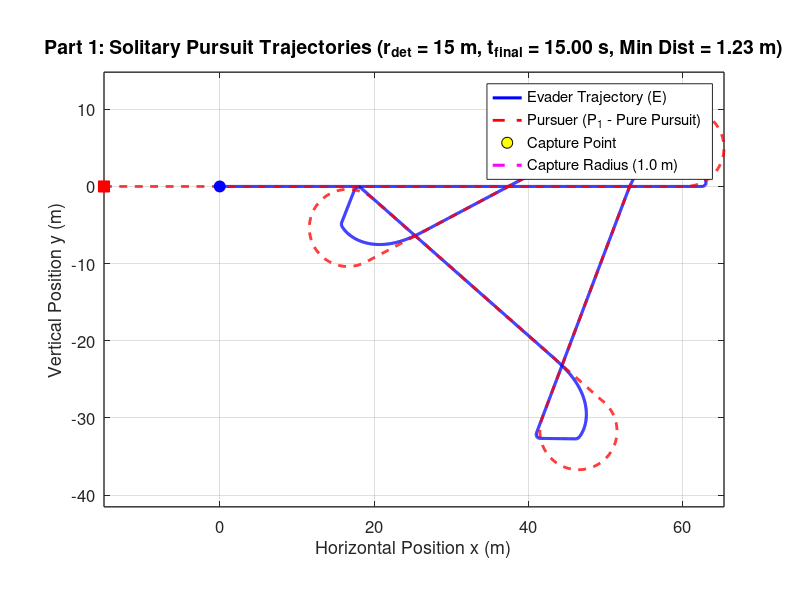

Write the MATLAB code that produced this figure. (Note: this script raises an error after producing the figure.)
% strategy_1_realistic_radius.m
% Part 1: Solitary Hunting with a realistic pursuer turning radius
clear; clc; close all;
addpath(fileparts(mfilename('fullpath')));

%% 1. Model Parameters
v_p = 60 / 3.6;          % Pursuer speed (16.67 m/s)
v_e = 50 / 3.6;          % Evader speed (13.89 m/s)
R_p = 5.0;               % Pursuer min turning radius (m)
R_e = 0.5;               % Evader min turning radius (m)

w_p_max = v_p / R_p;     % Max angular velocity of pursuer (3.33 rad/s)
w_e_max = v_e / R_e;     % Max angular velocity of evader (27.78 rad/s)

l_cap = 1.0;             % Capture radius (m)
r_det = 25.0;            % Initial detection distance (m) [15, 50]
r_jink = 2.5;            % Critical distance where prey triggers jink (m)
T_max = 15.0;            % Raptor stamina limit (s)
dt = 0.005;              % Time step (s)
N = round(T_max / dt);
start_distances = [15, 20, 25, 30, 35];
start_angles = deg2rad([0, 15, -15, 30, -30]);
strategy_root = fileparts(fileparts(mfilename('fullpath')));
plot_folder = fullfile(strategy_root, 'plots', 'realistic');
animation_folder = fullfile(strategy_root, 'animations', 'realistic');
if ~exist(plot_folder, 'dir')
    mkdir(plot_folder);
end
if ~exist(animation_folder, 'dir')
    mkdir(animation_folder);
end
final_capture_times = zeros(1, numel(start_distances));

for scenario = 1:5
r_det = start_distances(scenario);
%% 2. Initial Conditions (t = 0)
alpha_1 = start_angles(scenario);

% Preallocate state arrays
x_E = zeros(1, N); y_E = zeros(1, N); theta_E = zeros(1, N);
x_P = zeros(1, N); y_P = zeros(1, N); theta_P = zeros(1, N);
dist_P = zeros(1, N);
t_vec = (0:N-1) * dt;

% Set t = 0 values
x_E(1) = 0; y_E(1) = 0; theta_E(1) = 0;
x_P(1) = -r_det * cos(alpha_1);
y_P(1) =  r_det * sin(alpha_1);
theta_P(1) = 0;

captured = false;
end_idx = N;
is_jinking = false;
theta_target = 0;
optimal_angle = deg2rad(110);

%% 3. Time-Stepping Simulation Loop (Forward Euler)
for k = 1:N-1
    dist_P(k) = hypot(x_E(k) - x_P(k), y_E(k) - y_P(k));
    
    if dist_P(k) <= l_cap
        captured = true;
        end_idx = k;
        break;
    end
    
    % --- Pursuer Control (Pure Pursuit) ---
    theta_LOS = atan2(y_E(k) - y_P(k), x_E(k) - x_P(k));
    dtheta_P = atan2(sin(theta_LOS - theta_P(k)), cos(theta_LOS - theta_P(k)));
    if abs(dtheta_P) <= w_p_max * dt
        w_P = dtheta_P / dt;
    else
        w_P = w_p_max * sign(dtheta_P);
    end
    
    % --- Evader Control (Break Turn with Overshoot Reset) ---
    if is_jinking && dist_P(k) > r_jink + 1.5
        is_jinking = false;
    end

    if ~is_jinking && dist_P(k) <= r_jink
        is_jinking = true;
        theta_target = theta_LOS + optimal_angle;
    end

    if is_jinking
        dtheta_E = atan2(sin(theta_target - theta_E(k)), ...
            cos(theta_target - theta_E(k)));
        if abs(dtheta_E) <= w_e_max * dt
            w_E = dtheta_E / dt;
        else
            w_E = w_e_max * sign(dtheta_E);
        end
    else
        theta_flee = theta_LOS;
        dtheta_E = atan2(sin(theta_flee - theta_E(k)), cos(theta_flee - theta_E(k)));
        if abs(dtheta_E) <= w_e_max * dt
            w_E = dtheta_E / dt;
        else
            w_E = w_e_max * sign(dtheta_E);
        end
    end
    
    % --- Euler Kinematic Updates ---
    x_P(k+1) = x_P(k) + v_p * cos(theta_P(k)) * dt;
    y_P(k+1) = y_P(k) + v_p * sin(theta_P(k)) * dt;
    theta_P(k+1) = theta_P(k) + w_P * dt;
    
    x_E(k+1) = x_E(k) + v_e * cos(theta_E(k)) * dt;
    y_E(k+1) = y_E(k) + v_e * sin(theta_E(k)) * dt;
    theta_E(k+1) = theta_E(k) + w_E * dt;
end

dist_P(end_idx) = hypot(x_E(end_idx) - x_P(end_idx), y_E(end_idx) - y_P(end_idx));
final_capture_times(scenario) = t_vec(end_idx);

%% 4. Figure 1: Combined 2D Trajectory Plot (All Players on Same Axis)
figure('Color', 'w', 'Position', [80, 80, 1050, 700]);
hold on; grid on; axis equal;

% Plot trajectories
plot(x_E(1:end_idx), y_E(1:end_idx), 'b-', 'LineWidth', 2.2, 'DisplayName', 'Evader Trajectory (E)');
plot(x_P(1:end_idx), y_P(1:end_idx), 'r--', 'LineWidth', 2.0, 'DisplayName', 'Pursuer (P_1 - Pure Pursuit)');

% Plot Start Positions (t = 0)
plot(x_E(1), y_E(1), 'bo', 'MarkerSize', 8, 'MarkerFaceColor', 'b', 'HandleVisibility', 'off');
plot(x_P(1), y_P(1), 'rs', 'MarkerSize', 8, 'MarkerFaceColor', 'r', 'HandleVisibility', 'off');

% Plot End Positions (t = T_final)
plot(x_E(end_idx), y_E(end_idx), 'ko', 'MarkerSize', 12, ...
    'MarkerFaceColor', 'y', 'DisplayName', 'Capture Point');
plot(x_P(end_idx), y_P(end_idx), 'ro', 'MarkerSize', 6, ...
    'MarkerFaceColor', 'r', 'HandleVisibility', 'off');

% Plot Capture Radius Circle around Evader's Final Position
th_circ = linspace(0, 2*pi, 100);
plot(x_E(end_idx) + l_cap*cos(th_circ), y_E(end_idx) + l_cap*sin(th_circ), ...
    'm--', 'LineWidth', 2.2, 'DisplayName', 'Capture Radius (1.0 m)');

% Show each player's final heading as a single colored arrow.
quiver(x_E(end_idx), y_E(end_idx), cos(theta_E(end_idx)), sin(theta_E(end_idx)), ...
    1.5, 'b', 'LineWidth', 1.8, 'MaxHeadSize', 2, 'HandleVisibility', 'off');
quiver(x_P(end_idx), y_P(end_idx), cos(theta_P(end_idx)), sin(theta_P(end_idx)), ...
    1.5, 'r', 'LineWidth', 1.8, 'MaxHeadSize', 2, 'HandleVisibility', 'off');

set(gca, 'FontSize', 12, 'LineWidth', 1.0, 'Box', 'on');
xlabel('Horizontal Position x (m)', 'FontSize', 13);
ylabel('Vertical Position y (m)', 'FontSize', 13);
title(sprintf('Part 1: Solitary Pursuit Trajectories (r_{det} = %.0f m, t_{final} = %.2f s, Min Dist = %.2f m)', ...
    r_det, final_capture_times(scenario), min(dist_P(1:end_idx))), 'FontSize', 14);
legend('Location', 'best');
exportgraphics(gcf, fullfile(plot_folder, sprintf('strategy_1_trajectory_%d_realistic.png', scenario)), 'Resolution', 200);
create_trajectory_animation_1(t_vec(1:end_idx), x_E(1:end_idx), y_E(1:end_idx), ...
    theta_E(1:end_idx), x_P(1:end_idx), y_P(1:end_idx), theta_P(1:end_idx), ...
    r_det, l_cap, fullfile(animation_folder, sprintf('scenario_%d.mp4', scenario)));

%% 5. Figure 2: Separation Distance Plot
figure('Color', 'w', 'Position', [180, 120, 850, 550]);
hold on; grid on;
plot(t_vec(1:end_idx), dist_P(1:end_idx), 'k-', 'LineWidth', 2.0);
yline(l_cap, 'r--', 'Capture Threshold (l = 1.0 m)', 'LineWidth', 1.5);
yline(r_jink, 'b:', 'Jink Trigger (r_{jink} = 3.0 m)', 'LineWidth', 1.5);
set(gca, 'FontSize', 12, 'LineWidth', 1.0, 'Box', 'on');
xlabel('Time t (s)', 'FontSize', 13);
ylabel('Separation Distance d_1(t) (m)', 'FontSize', 13);
title(sprintf('Part 1: Predator-Prey Separation Distance vs. Time (t_{final} = %.2f s)', ...
    final_capture_times(scenario)), 'FontSize', 14);
exportgraphics(gcf, fullfile(plot_folder, sprintf('strategy_1_separation_%d_realistic.png', scenario)), 'Resolution', 200);
close all;
end

%% 6. Jink-Distance Sweep: Capture Time Histogram
jink_distances = 1.0:0.25:8.0;
capture_times = zeros(5, numel(jink_distances));

for scenario = 1:5
    for j = 1:numel(jink_distances)
        capture_times(scenario, j) = simulate_capture_time( ...
            start_distances(scenario), start_angles(scenario), ...
            jink_distances(j), v_p, v_e, R_p, R_e, l_cap, T_max, dt, ...
            deg2rad(110));
    end
end

figure('Color', 'w', 'Position', [80, 80, 1200, 850]);
for scenario = 1:5
    subplot(3, 2, scenario);
    bar(jink_distances, capture_times(scenario, :), 1.0, ...
        'FaceColor', [0.25, 0.50, 0.85], 'EdgeColor', 'none');
    hold on; grid on;

    [max_capture_time, max_idx] = max(capture_times(scenario, :));
    plot(jink_distances(max_idx), max_capture_time, 'r^', ...
        'MarkerSize', 9, 'MarkerFaceColor', 'r');
    xline(jink_distances(max_idx), 'r--', 'LineWidth', 1.2);

    xlabel('Jink distance (m)');
    ylabel('Capture time (s)');
    title(sprintf('Scenario %d (r_{det} = %.0f m, t_{final} = %.2f s)', ...
        scenario, start_distances(scenario), final_capture_times(scenario)));
    legend('Capture time', sprintf('Maximum: %.2f m', jink_distances(max_idx)), ...
        'Location', 'best');
    set(gca, 'FontSize', 10, 'Box', 'on');
end

sgtitle('Strategy 1: Capture Time for a Range of Jink Distances (final times shown per scenario)');
exportgraphics(gcf, fullfile(plot_folder, 'strategy_1_jink_distance_capture_time_realistic.png'), ...
    'Resolution', 200);
close all;

fprintf('Strategy 1 maximum capture times by scenario:\n');
for scenario = 1:5
    [max_capture_time, max_idx] = max(capture_times(scenario, :));
    fprintf('  Scenario %d: %.2f m jink distance -> %.2f s capture time\n', ...
        scenario, jink_distances(max_idx), max_capture_time);
end

%% 7. Jink-Angle Sweep: Capture Time Histogram
angle_offsets = deg2rad(0:5:180);
angle_capture_times = zeros(5, numel(angle_offsets));

for scenario = 1:5
    for j = 1:numel(angle_offsets)
        angle_capture_times(scenario, j) = simulate_capture_time( ...
            start_distances(scenario), start_angles(scenario), r_jink, ...
            v_p, v_e, R_p, R_e, l_cap, T_max, dt, angle_offsets(j));
    end
end

figure('Color', 'w', 'Position', [80, 80, 1200, 850]);
for scenario = 1:5
    subplot(3, 2, scenario);
    bar(rad2deg(angle_offsets), angle_capture_times(scenario, :), 1.0, ...
        'FaceColor', [0.75, 0.45, 0.20], 'EdgeColor', 'none');
    hold on; grid on;

    [max_capture_time, max_idx] = max(angle_capture_times(scenario, :));
    plot(rad2deg(angle_offsets(max_idx)), max_capture_time, 'r^', ...
        'MarkerSize', 9, 'MarkerFaceColor', 'r');
    xline(rad2deg(angle_offsets(max_idx)), 'r--', 'LineWidth', 1.2);

    xlabel('Jink angle offset (degrees)');
    ylabel('Capture time (s)');
    title(sprintf('Scenario %d (r_{det} = %.0f m, t_{final} = %.2f s)', ...
        scenario, start_distances(scenario), final_capture_times(scenario)));
    legend('Capture time', sprintf('Maximum: %.0f deg', ...
        rad2deg(angle_offsets(max_idx))), 'Location', 'best');
    set(gca, 'FontSize', 10, 'Box', 'on');
end

sgtitle(sprintf('Strategy 1 (Realistic Radius): Capture Time by Jink Angle (r_{jink} = %.1f m)', ...
    r_jink));
exportgraphics(gcf, fullfile(plot_folder, 'strategy_1_jink_angle_capture_time_realistic.png'), ...
    'Resolution', 200);
close all;

fprintf('Strategy 1 (realistic radius) maximum capture angles by scenario:\n');
for scenario = 1:5
    [max_capture_time, max_idx] = max(angle_capture_times(scenario, :));
    fprintf('  Scenario %d: %.0f degree angle -> %.2f s capture time\n', ...
        scenario, rad2deg(angle_offsets(max_idx)), max_capture_time);
end

function capture_time = simulate_capture_time(r_det, alpha_1, r_jink, ...
    v_p, v_e, R_p, R_e, l_cap, T_max, dt, angle_offset)
    w_p_max = v_p / R_p;
    w_e_max = v_e / R_e;
    N = round(T_max / dt);

    x_E = 0;
    y_E = 0;
    theta_E = 0;
    x_P = -r_det * cos(alpha_1);
    y_P = r_det * sin(alpha_1);
    theta_P = 0;
    capture_time = T_max;
    is_jinking = false;
    theta_target = 0;

    for k = 1:N-1
        dist_P = hypot(x_E - x_P, y_E - y_P);
        if dist_P <= l_cap
            capture_time = (k - 1) * dt;
            return;
        end

        theta_LOS = atan2(y_E - y_P, x_E - x_P);
        dtheta_P = atan2(sin(theta_LOS - theta_P), ...
            cos(theta_LOS - theta_P));
        if abs(dtheta_P) <= w_p_max * dt
            w_P = dtheta_P / dt;
        else
            w_P = w_p_max * sign(dtheta_P);
        end

        if is_jinking && dist_P > r_jink + 1.5
            is_jinking = false;
        end

        if ~is_jinking && dist_P <= r_jink
            is_jinking = true;
            theta_target = theta_LOS + angle_offset;
        end

        if is_jinking
            dtheta_E = atan2(sin(theta_target - theta_E), ...
                cos(theta_target - theta_E));
            if abs(dtheta_E) <= w_e_max * dt
                w_E = dtheta_E / dt;
            else
                w_E = w_e_max * sign(dtheta_E);
            end
        else
            theta_flee = theta_LOS;
            dtheta_E = atan2(sin(theta_flee - theta_E), ...
                cos(theta_flee - theta_E));
            if abs(dtheta_E) <= w_e_max * dt
                w_E = dtheta_E / dt;
            else
                w_E = w_e_max * sign(dtheta_E);
            end
        end

        x_P = x_P + v_p * cos(theta_P) * dt;
        y_P = y_P + v_p * sin(theta_P) * dt;
        theta_P = theta_P + w_P * dt;
        x_E = x_E + v_e * cos(theta_E) * dt;
        y_E = y_E + v_e * sin(theta_E) * dt;
        theta_E = theta_E + w_E * dt;
    end
end
